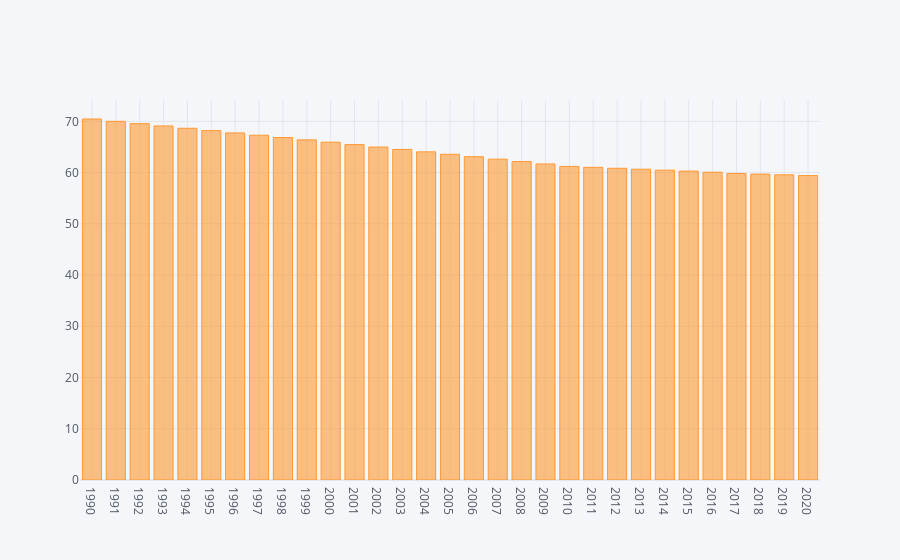

The cell this chart's notebook holds for it:
### Code cell
brasil['AG.LND.FRST.ZS'].iplot(kind='bar')

### Figure 1 — Plotly figure (JSON) as saved in the notebook; plotly's stock layout.template omitted (floating-point values rounded to 4 significant figures)
{"data": [{"marker": {"color": "rgba(255, 153, 51, 0.6)", "line": {"color": "rgba(255, 153, 51, 1.0)", "width": 1}}, "name": "AG.LND.FRST.ZS", "orientation": "v", "text": "", "type": "bar", "x": ["1990", "1991", "1992", "1993", "1994", "1995", "1996", "1997", "1998", "1999", "2000", "2001", "2002", "2003", "2004", "2005", "2006", "2007", "2008", "2009", "2010", "2011", "2012", "2013", "2014", "2015", "2016", "2017", "2018", "2019", "2020"], "y": [70.46, 70.01, 69.55, 69.1, 68.65, 68.2, 67.74, 67.29, 66.84, 66.39, 65.93, 65.46, 64.99, 64.52, 64.04, 63.57, 63.1, 62.63, 62.15, 61.68, 61.21, 61.02, 60.84, 60.66, 60.47, 60.29, 60.07, 59.83, 59.71, 59.56, 59.42]}], "layout": {"legend": {"bgcolor": "#F5F6F9", "font": {"color": "#4D5663"}}, "paper_bgcolor": "#F5F6F9", "plot_bgcolor": "#F5F6F9", "title": {"font": {"color": "#4D5663"}}, "xaxis": {"gridcolor": "#E1E5ED", "showgrid": true, "tickfont": {"color": "#4D5663"}, "title": {"font": {"color": "#4D5663"}, "text": ""}, "zerolinecolor": "#E1E5ED"}, "yaxis": {"gridcolor": "#E1E5ED", "showgrid": true, "tickfont": {"color": "#4D5663"}, "title": {"font": {"color": "#4D5663"}, "text": ""}, "zerolinecolor": "#E1E5ED"}}}
